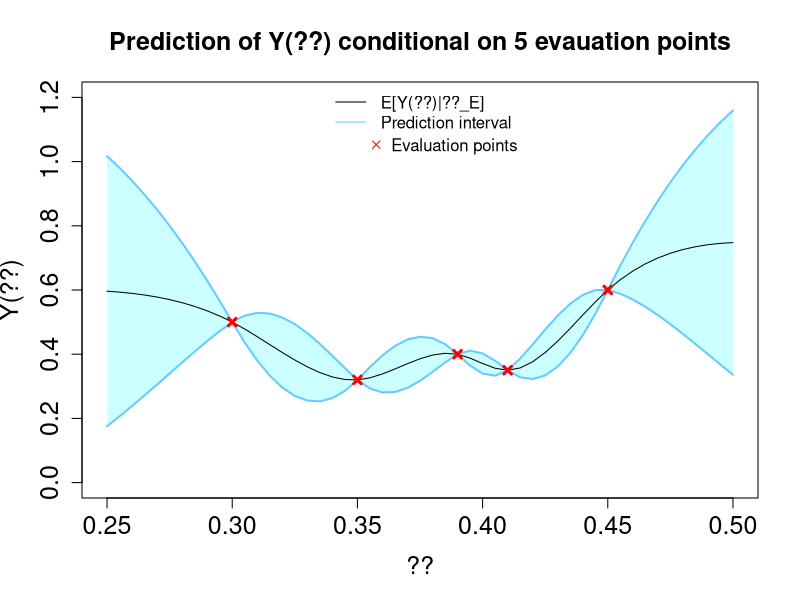
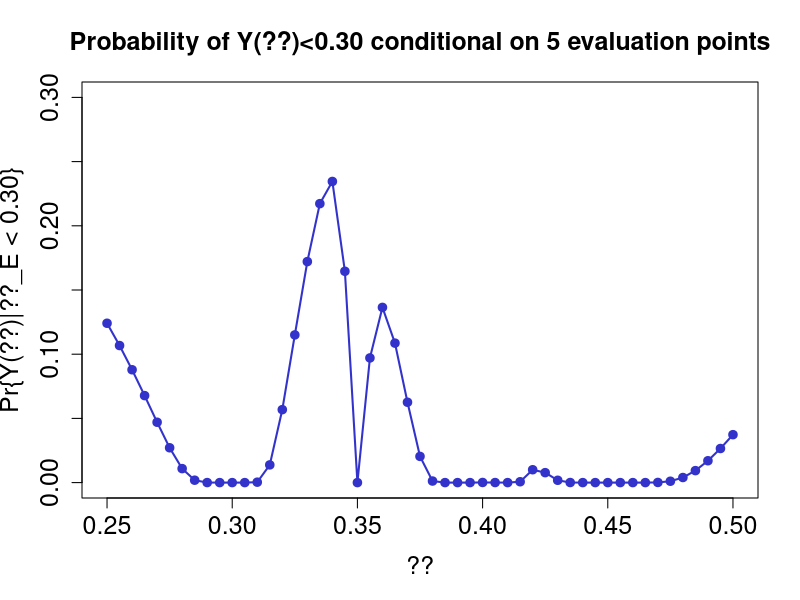
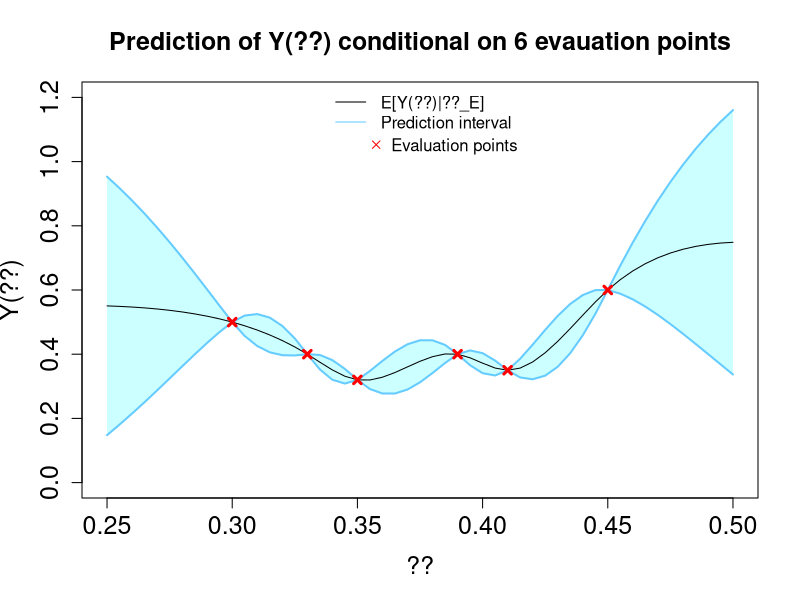
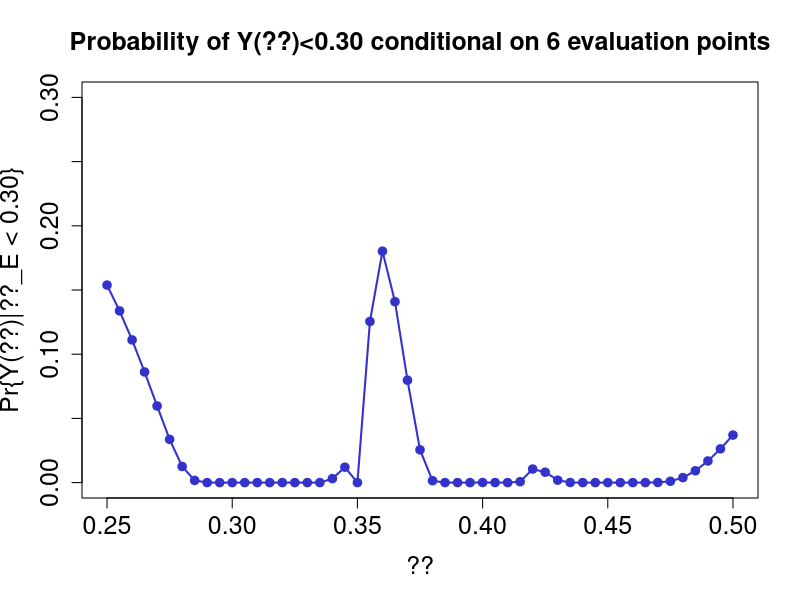

These figures' R source, in order:

#observated theta and y
theta_eval <- c(0.30,0.35,0.39,0.41,0.45)
y_eval <- c(0.5,0.32,0.40,0.35,0.60)

#mean, variance and correlation functions
EY <- function(theta){0.5}
VarY <- function(theta){0.5^2}
CorrY <- function(theta1,theta2){(1+15*abs(theta1-theta2))*exp(-15*abs(theta1-theta2))}

#function to create sigma matrix from theta vector
sigma <- function(x){
  n <- length(x)
  S <- matrix(0,nrow = n,ncol = n,byrow = TRUE)
  
  for (i in 1:n) {
    for (j in 1:n){
      if (i == j){
        S[i,j] <- VarY(x[i])
      }else{
        S[i,j] <- CorrY(x[i],x[j])*0.5^2
      }
    }    
  }
  return(S)
}

#mu and sigma for observed data points
mu_eval <- sapply(theta_eval,EY)
sigma_eval <- sigma(theta_eval)

#gridpoints
theta_grid <- seq(from = 0.25, to = 0.5, by = 0.005 )
mu_grid <- sapply(theta_grid,EY)
sigma_grid <- sigma(theta_grid)


#functions to create conditional mean vector and covariance matrix
mu_c <- function(mu_A, sigma_AB, sigma_BB, x_B, mu_B){
  return(mu_A + sigma_AB%*%solve(sigma_BB)%*%(x_B - mu_B))
}

sigma_c <- function(sigma_AA, sigma_AB, sigma_BB, sigma_BA){
  return(sigma_AA - sigma_AB%*%solve(sigma_BB)%*%sigma_BA)
}


#function to create cross-covariance matrix
cross_cov <- function(x_A, x_B){
  n <- length(x_A)
  m <- length(x_B)
  S <- matrix(0,nrow = n,ncol = m,byrow = TRUE)
  
  for (i in 1:n){
    for (j in 1:m){
      S[i,j] = CorrY(x_A[i],x_B[j])*0.5^2
    }
  }
  return(S)
}


#sigma_AB, A = grid, B = eval
sigma_AB <- cross_cov(theta_grid, theta_eval)
sigma_BA <- cross_cov(theta_eval, theta_grid)

#mu_grid_c: conditional mean vector of the process at the 51 grid points conditional on the 5 evaluation points
mu_grid_c <- mu_c(mu_grid, sigma_AB, sigma_eval, y_eval, mu_eval)

#sigma_grid_c: conditional covariance matrix of the process at the 51 grid points conditional on the 5 evaluation points
sigma_grid_c <- sigma_c(sigma_grid, sigma_AB, sigma_eval, sigma_BA)
var_grid_c <- diag(sigma_grid_c)
sd_grid_c <- (var_grid_c)^(1/2)



plot(NULL, NULL, xlim = c(0.25, 0.5), ylim = c(0,1.2), main = "Prediction of Y(??) conditional on 5 evauation points", cex.main = 1.5, cex.axis = 1.5, cex.lab = 1.5, xlab = "??", ylab = "Y(??)")
legend("top", lty = 1:1, bty = "n", cex = 1, legend = c("E[Y(??)|??_E]", "Prediction interval"), col = c("black","#66CCFF"))
legend(x = 0.3515, y = 1.115, pch = 4, bty = "n", cex = 1, legend = c("Evaluation points"), col = c("red"))
polygon(c(theta_grid, rev(theta_grid)), c(mu_grid_c - 1.64*sd_grid_c, rev(mu_grid_c + 1.64*sd_grid_c)), col = "#CCFFFF", border = NA)
lines(theta_grid, mu_grid_c)
lines(theta_grid, mu_grid_c + 1.64*sd_grid_c, col = "#66CCFF", lwd = 2)
lines(theta_grid, mu_grid_c - 1.64*sd_grid_c, col = "#66CCFF", lwd = 2, legend = "Prediction interval")
points(theta_eval, y_eval, pch = 4, col = "red", lwd = 3)





#b)
a <- 0.3
cdf_t <- c()

for (i in 1:51){
  cdf_t <- c(cdf_t, pnorm(a, mean = mu_grid_c[i], sd = sd_grid_c[i]))
  
}


plot(NULL, NULL, xlim = c(0.25, 0.5), ylim = c(0,0.3), xlab = "??", ylab = "Pr{Y(??)|??_E < 0.30}", main = "Probability of Y(??)<0.30 conditional on 5 evaluation points", cex.main = 1.5, cex.axis = 1.5, cex.lab = 1.5)
lines(theta_grid, cdf_t, col = "#3333CC", lwd = 2)
points(theta_grid, cdf_t, pch = 19, col = "#3333CC", lwd = 2)

#c) 
theta_eval2 <- c(theta_eval, 0.33)
y_eval2 <- c(y_eval, 0.40)

#mu and sigma for observed data points
mu_eval2 <- sapply(theta_eval2,EY)
sigma_eval2 <- sigma(theta_eval2)

#sigma_AB, A = grid, B = eval
sigma_AB2 <- cross_cov(theta_grid, theta_eval2)
sigma_BA2 <- cross_cov(theta_eval2, theta_grid)

#mu_grid_c: conditional mean vector of the process at the 51 grid points conditional on the 5 evaluation points
mu_grid_c2 <- mu_c(mu_grid, sigma_AB2, sigma_eval2, y_eval2, mu_eval2)

#sigma_grid_c: conditional covariance matrix of the process at the 51 grid points conditional on the 6 evaluation points
sigma_grid_c2 <- sigma_c(sigma_grid, sigma_AB2, sigma_eval2, sigma_BA2)
var_grid_c2 <- diag(sigma_grid_c2)+1e-10
sd_grid_c2 <- (var_grid_c2)^(1/2)


plot(NULL, NULL, xlim = c(0.25, 0.5), ylim = c(0,1.2), main = "Prediction of Y(??) conditional on 6 evauation points", cex.main = 1.5, cex.axis = 1.5, cex.lab = 1.5, xlab = "??", ylab = "Y(??)")
legend("top", lty = 1:1, bty = "n", cex = 1, legend = c("E[Y(??)|??_E]", "Prediction interval"), col = c("black","#66CCFF"))
legend(x = 0.3515, y = 1.115, pch = 4, bty = "n", cex = 1, legend = c("Evaluation points"), col = c("red"))
polygon(c(theta_grid, rev(theta_grid)), c(mu_grid_c2 - 1.64*sd_grid_c2, rev(mu_grid_c2 + 1.64*sd_grid_c2)), col = "#CCFFFF", border = NA)
lines(theta_grid, mu_grid_c2)
lines(theta_grid, mu_grid_c2 + 1.64*sd_grid_c2, col = "#66CCFF", lwd = 2)
lines(theta_grid, mu_grid_c2 - 1.64*sd_grid_c2, col = "#66CCFF", lwd = 2, legend = "Prediction interval")
points(theta_eval2, y_eval2, pch = 4, col = "red", lwd = 3)



a <- 0.3
cdf_t2 <- c()

for (i in 1:51){
  cdf_t2 <- c(cdf_t2, pnorm(a, mean = mu_grid_c2[i], sd = sd_grid_c2[i]))
  
}


plot(NULL, NULL, xlim = c(0.25, 0.5), ylim = c(0,0.3), xlab = "??", ylab = "Pr{Y(??)|??_E < 0.30}", main = "Probability of Y(??)<0.30 conditional on 6 evaluation points", cex.main = 1.5, cex.axis = 1.5, cex.lab = 1.5)
lines(theta_grid, cdf_t2, col = "#3333CC", lwd = 2)
points(theta_grid, cdf_t2, pch = 19, col = "#3333CC", lwd = 2)


print(theta_grid[which(cdf_t2 == max(cdf_t2))])
